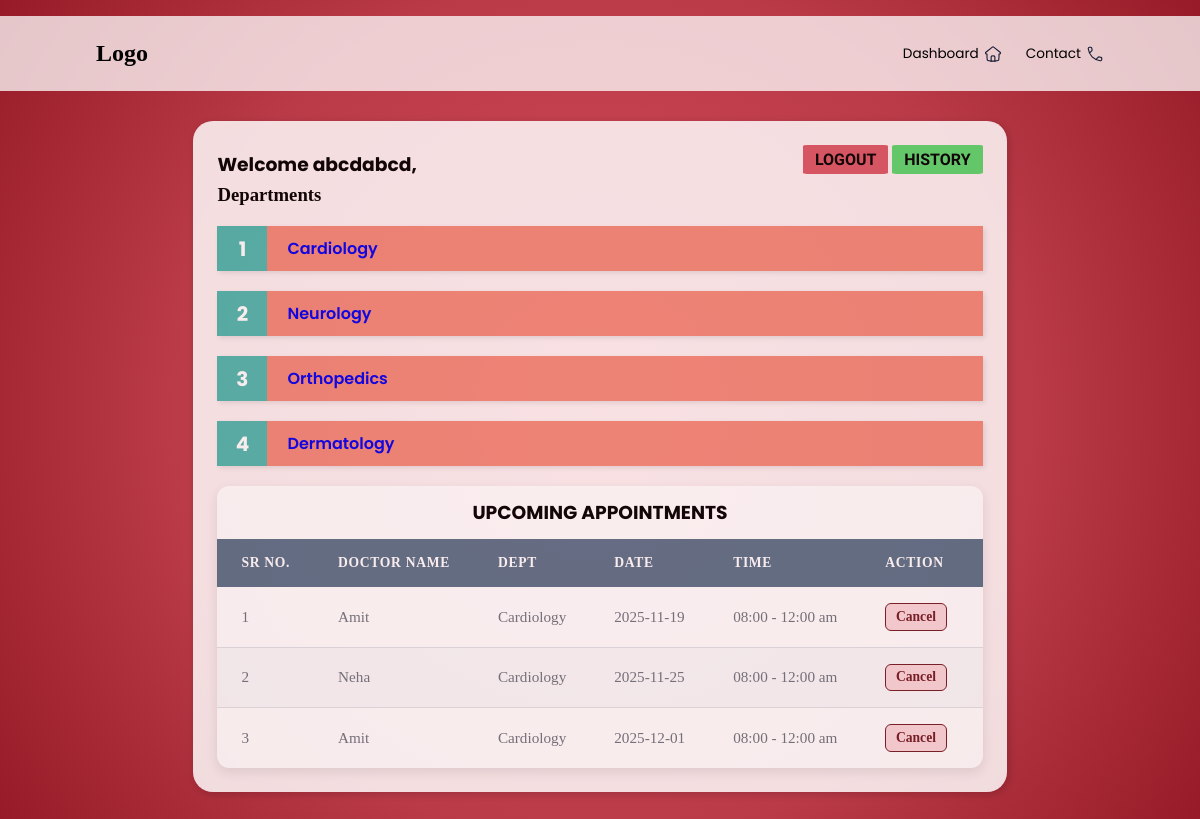
/patient_dashboard/1, run on an earlier commit of the app's database.
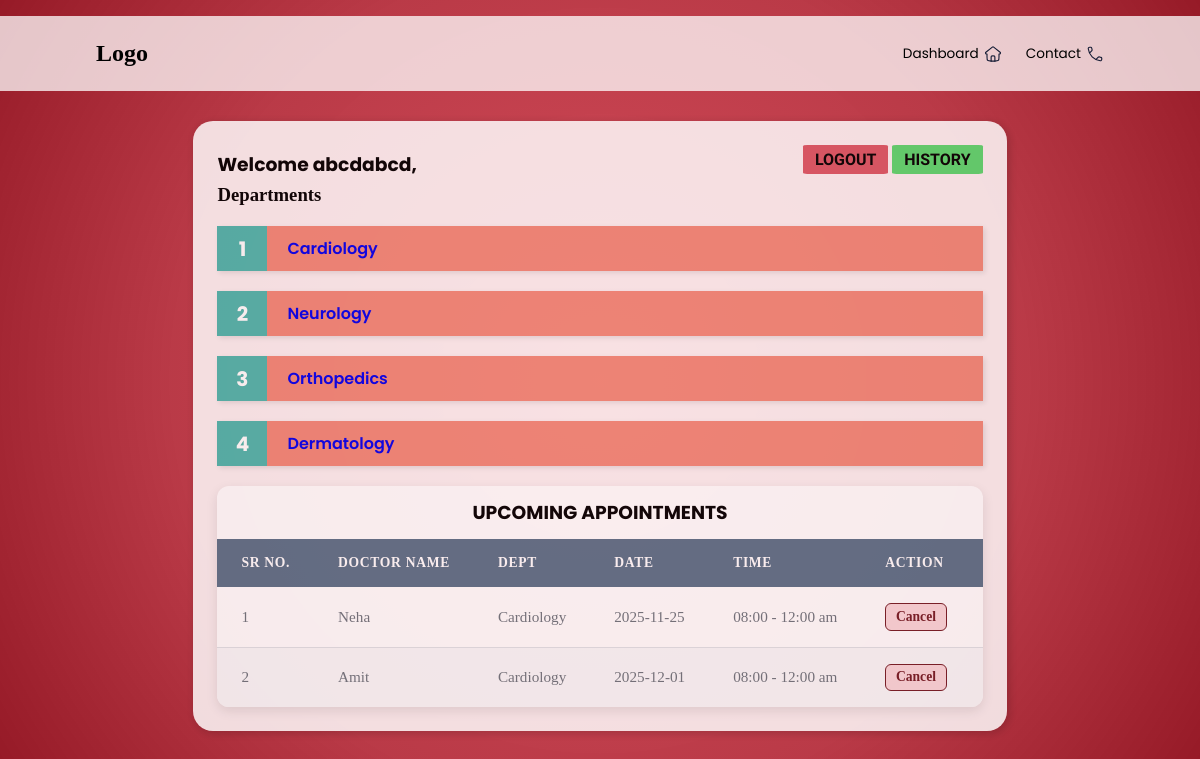
And on a later commit of the database.
### models.py (models this page shows)
class Patient(db.Model):
    PatientID = db.Column(db.Integer, primary_key=True)
    FirstName = db.Column(db.String,nullable=False)
    LastName = db.Column(db.String,nullable=False)
    Username= db.Column(db.String, nullable=False)
    Password = db.Column(db.String, nullable=False)
    appointments = db.relationship('Appointment', back_populates='patient', cascade="all, delete")
    histories = db.relationship('PatientHistory', back_populates='patient', cascade="all, delete")

class Department(db.Model):
    Department_name=db.Column(db.String, primary_key=True)
    Overview = db.Column(db.String)
    doctors = db.relationship('Doctor', back_populates='department_rel', cascade="all, delete")

class Appointment(db.Model):
    AppointmentID = db.Column(db.Integer, primary_key=True)
    PatientID = db.Column(db.Integer, db.ForeignKey('patient.PatientID'), nullable=False)
    DoctorID = db.Column(db.Integer, db.ForeignKey('doctor.DoctorID'), nullable=False)
    Date=db.Column(db.Date)
    Time = db.Column(db.String)
    Purpose=db.Column(db.String)
    Status=db.Column(db.Enum("Booked","Completed","Cancelled"),
        nullable=False,
        default='Booked'
    )
    patient = db.relationship('Patient', back_populates='appointments')
    doctor = db.relationship('Doctor', back_populates='appointments')

class Doctor(db.Model):
    DoctorID = db.Column(db.Integer, primary_key=True)
    FirstName = db.Column(db.String,nullable=False)
    LastName = db.Column(db.String,nullable=False)
    Username= db.Column(db.String, nullable=False)
    Password = db.Column(db.String, nullable=False)
    available=db.Column(db.String)
    Department = db.Column(db.String, db.ForeignKey('department.Department_name'), nullable=False)
    Position = db.Column(db.String)
    Experience = db.Column(db.Integer)
    Remarks = db.Column(db.String)
    photo = db.Column(db.String)
    appointments = db.relationship('Appointment', back_populates='doctor', cascade="all, delete")
    department_rel = db.relationship('Department', back_populates='doctors')

### routes/patient.py (the view)
@app.route('/patient_dashboard/<int:patientID>')
def patient_dashboard(patientID):
    patient = Patient.query.get(patientID)
    departments = Department.query.all()
    appointments = Appointment.query.filter(
    Appointment.PatientID == patientID,
    Appointment.Status != "Cancelled"
    ).all()
    return render_template("patient_dashboard.html", patient=patient, departments=departments,appointments=appointments)

### templates/patient_dashboard.html (shortened to what this page needs)
<!DOCTYPE html>
<html lang="en">
<head>
    <link rel="stylesheet" href="..\static\style.css">
</head>
<body>
    <header>
        <nav>
        <div class="logo">
            <h2>Logo</h2>
        </div>
        <div class="nav-icons">
            <ul>
            <li>Dashboard </li>
            <li>Contact </li>
            </ul>
        </div>
        </nav>
    </header>
    <main>
        <div id="pageC">
            <div class="container">
                <div class="title">
                    <h3>Welcome {{ patient.FirstName }},</h3>
                    <div id="links">
                        <a href="{{ url_for('login') }}"><button class="logout">LOGOUT</button></a>
                        <a href="{{ url_for('view_patient_history', patient_id=patient.PatientID) }}">
                            <button class="history">HISTORY</button>
                        </a>
                    </div>
                </div>
                <div class="content">
                    <h3>Departments</h3>
                    <div class="departments">
                        <ol class="custom-steps">
                        {% for dept in departments %}
                            <a href="{{ url_for('view_department', dept_name=dept.Department_name, patient_id=patient.PatientID) }}"><li class="content1">{{ dept.Department_name }}</li></a>
                        {% else %}
                            <p>No departments available</p>
                        {% endfor %}
                        </ol>
                    </div>
                    <div class="appointments">
                        <h3>UPCOMING APPOINTMENTS</h3>
                        <table class="appointments-table">
                            <thead>
                                <tr>
                                    <th>Sr No.</th>
                                    <th>Doctor Name</th>
                                    <th>Dept</th>
                                    <th>Date</th>
                                    <th>Time</th>
                                    <th>Action</th>
                                </tr>
                            </thead>
                            <tbody>
                            {% for appt in appointments %}
                                <tr>
                                    <td data-label="Sr No.">{{ loop.index }}</td>
                                    <td data-label="Doctor Name">{{ appt.doctor.FirstName }}</td>
                                    <td data-label="Dept">{{ appt.doctor.Department }}</td>
                                    <td data-label="Date">{{ appt.Date }}</td>
                                    <td data-label="Time">{{ appt.Time }}</td>
                                    <td data-label="Action">
                                        <a href="{{ url_for('cancel_appointment', appt_id=appt.AppointmentID) }}" class="action-cancel">Cancel</a>
                                    </td>
                                </tr>
                            {% else %}
                                <tr><td colspan="6">No appointments scheduled</td></tr>
                            {% endfor %}
                            </tbody>
                        </table>
                    </div>
                </div>
            </div>
        </div>
    </main>
</body>
</html>

### static/style.css (style rules this page uses)
* { margin: 0; padding: 0; }
body { background: radial-gradient( circle at center, #d03040db 0%, #b01e2ddf 60%, #961a27 100%); }
:root { --primary-color: #007bff; --secondary-color: #6c757d; --header-bg: #5a7188; --header-text: #ffffff; --row-bg-odd: #ffffff; --row-bg-even: #f8f9fa; --border-color: #dee2e6; }
nav { display: flex; align-items: center; justify-content: space-between; margin-top: 2vh; gap: 3vw; background-color: rgba(255, 255, 255, 0.75); padding: 3vh; padding-left: 8vw; padding-right: 8vw; }
.nav-icons ul { display: flex; list-style: none; gap: 2vw; }
.nav-icons li { display: flex; align-items: center; font-family: 'Poppins', sans-serif; font-size: 0.85em; cursor: pointer; gap: 5px; }
main { display: flex; justify-content: center; align-items: center; }
.container { background-color: rgba(255, 255, 255, 0.92); margin: 30px 50px; border-radius: 20px; opacity: 0.9; transition: box-shadow 0.3s ease; box-shadow: 2px 2px 10px rgba(0, 0, 0, 0.2); padding: 2vw; }
#pageC { transition: filter 0.3s ease; }
.title { display: flex; justify-content: space-between; align-items: center; font-family: 'Poppins', sans-serif; font-weight: 600; }
.logout { background-color: #d03040c9; border: none; border-radius: 5%; padding: 5px; padding-left: 1vw; padding-right: 1vw; cursor: pointer; transition: background-color 0.25s; margin-bottom: 10px; font-family: 'Baloo Bhai 2', 'Poppins', sans-serif; font-size: medium; font-weight: 600; }
.appointments { max-width: 1200px; margin: 0 auto; background-color: var(--row-bg-odd); border-radius: 12px; box-shadow: 0 4px 12px rgba(0, 0, 0, 0.1); overflow: hidden; }
.appointments-table { width: 100%; border-collapse: separate; border-spacing: 0; }
.appointments-table thead th { padding: 1rem 1.5rem; background-color: var(--header-bg); color: var(--header-text); font-weight: 600; text-align: left; text-transform: uppercase; font-size: 0.85rem; letter-spacing: 0.05em; }
.appointments-table tbody td { padding: 1rem 1.5rem; border-bottom: 1px solid var(--border-color); vertical-align: middle; font-size: 0.95rem; color: var(--secondary-color); }
.appointments-table tbody tr:nth-child(even) { background-color: var(--row-bg-even); }
.appointments-table tbody tr:last-child td { border-bottom: none; }
.appointments-table a { display: inline-block; margin-right: 0.75rem; padding: 0.3rem 0.6rem; border-radius: 6px; text-decoration: none; font-size: 0.85rem; font-weight: 600; transition: all 0.2s ease; text-align: center; }
.action-cancel { background-color: #f8d7da; color: #721c24; border: 1px solid #721c24; border-radius: 5px; padding: 0.7vh; }
.history { background-color: #30d04bc9; border: none; border-radius: 5%; padding: 5px; padding-left: 1vw; padding-right: 1vw; cursor: pointer; transition: background-color 0.25s; margin-bottom: 10px; font-family: 'Baloo Bhai 2', 'Poppins', sans-serif; font-size: medium; font-weight: 600; }
.appointments h3 { display: flex; align-items: center; justify-content: center; padding: 1.5vh; font-family: 'Poppins', sans-serif; }
.custom-steps { list-style: none; padding: 0; margin: 20px 0; text-decoration: none; }
.custom-steps li { position: relative; margin-bottom: 20px; background-color: rgba(234, 86, 60, 0.668); transition: background-color 0.25s; padding: 10px 10px 10px 70px; box-shadow: 2px 2px 5px rgba(0, 0, 0, 0.1); text-decoration: none; }
.custom-steps { list-style: none; padding: 0; margin: 20px 0; counter-reset: step-counter; }
.custom-steps li { counter-increment: step-counter; }
.custom-steps li::before { content: counter(step-counter); position: absolute; top: 0; left: 0; width: 50px; height: 100%; background-color: #4db6ac; color: white; font-size: 20px; font-weight: bold; display: flex; align-items: center; justify-content: center; }
.custom-steps a { text-decoration: none; font-family: 'Poppins', sans-serif; font-weight: 600; }

What changed in the data, as far as the page shows it:
no longer on this page (row edited): Appointment: doctor.FirstName "Amit", doctor.Department "Cardiology", Date "2025-11-19", Time "08:00 - 12:00 am"
